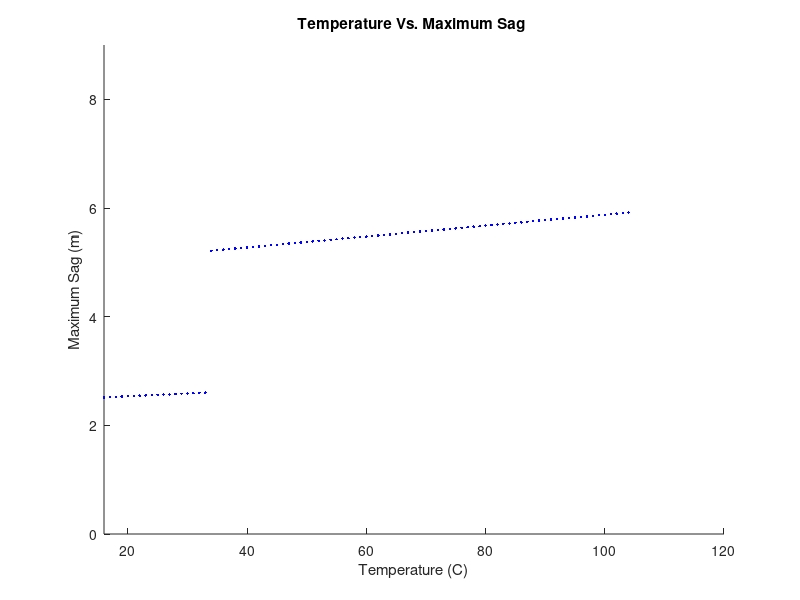

Recreate this plot in MATLAB.
%% Maximum sag of The Egret cable

%% Variables (Egret)
A=0.0003958; %cross sectional area of the wire in metres squared (m^2)
w= 1.469; %mass per unit length of the bare wire, in kg/m
s=290; %span in metres
Ho=(141*1000)*(0.2);%initial tension
alpha= 5e-6;%the thermal coefficient 
% where r is the ratio of aluminum to steel in the cable
E=8e10; %elastic modulus in Pa
To=15; %initial temp in C
T=104.8; %final temp in C
%% Solving for Horizontal Tension (H) (Egret)
for T=To:1:T
for w=w:1:14.29
a = (1 + (w^2)*(s^2)/(24*Ho^2))*(1 + alpha*(T-To))*(1/(E*A));
b = (1 + (w^2)*(s^2)/(24*Ho^2))*(1 + alpha*(T-To))*(1-(Ho/(E*A)))-1;
c = ((w^2)*(s^2))/24;
d = [a, b, 0, -c];
H= min(roots(d));
%% Solving for the Length of the Cable at Horizontal Tension (H) (Egret)
L= (1+(alpha*(T-To)))*(s+((w^2)*(s^3)/(24*(Ho^2))))*(1+((H-Ho)./(E*A)));
%% Solving for and Plotting Maximum Sag (Egret)
D=sqrt(((3*s)*(L-s))/8);
hold on
plot(T,D,'b')
xlabel('Temperature (C)')
ylabel('Maximum Sag (m)')
title('Temperature Vs. Maximum Sag ')
axis([16 120 0 9])
end
end 
